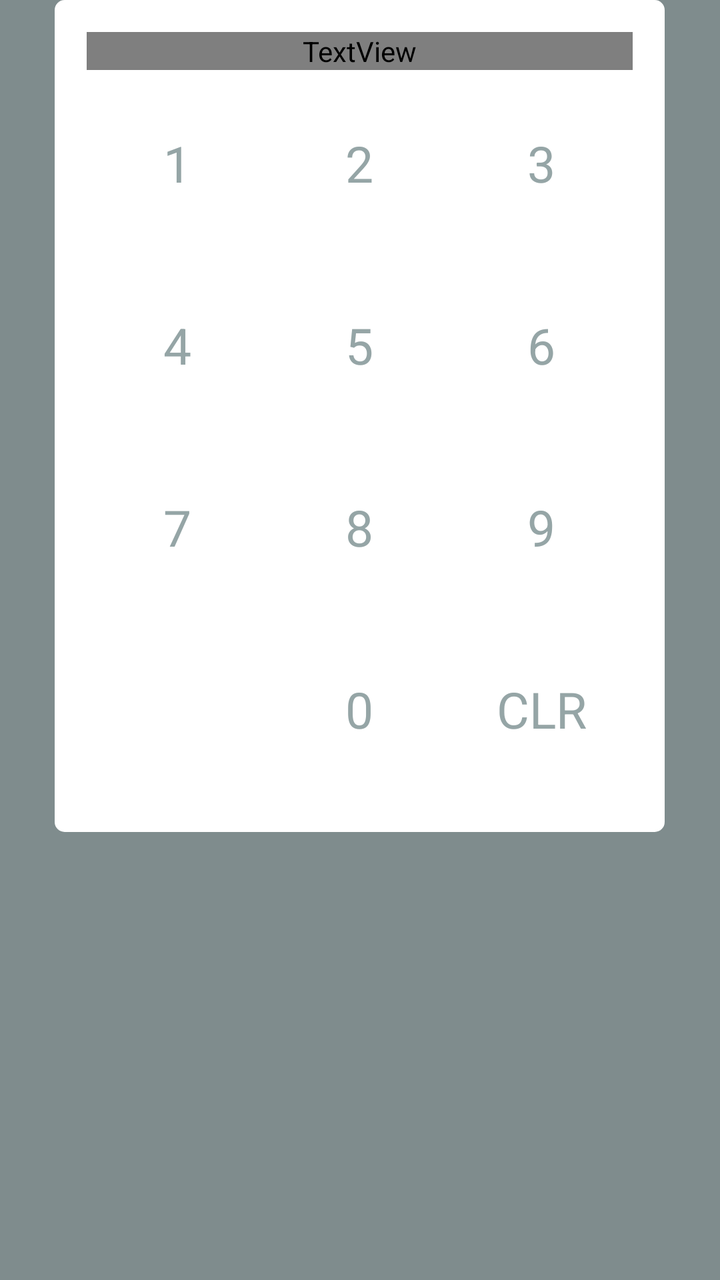
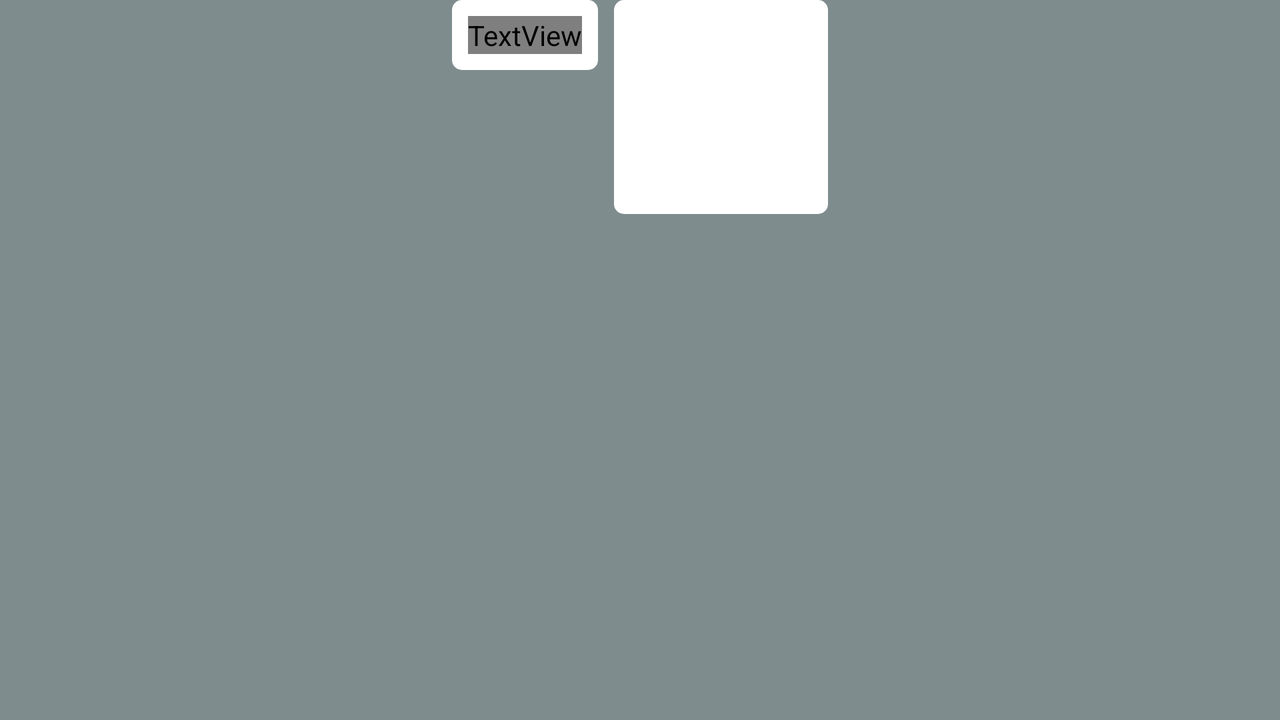

The same Android screen from two of the app's own layout files: first res/layout/ as a phone draws it, then the author's variant for another configuration, drawn on a device whose configuration selects that folder. Both files follow.
<!-- AndroidManifest.xml: application theme AppTheme -->
<!-- res/layout/passcode_layout.xml -->
<?xml version="1.0" encoding="utf-8"?>
<RelativeLayout xmlns:android="http://schemas.android.com/apk/res/android"
                xmlns:tools="http://schemas.android.com/tools"
                android:layout_width="match_parent"
                android:layout_height="match_parent">

    <LinearLayout
        android:layout_width="wrap_content"
        android:layout_height="wrap_content"
        android:padding="@dimen/full_spacer"
        android:background="@drawable/round_background"
        android:orientation="vertical"
        android:layout_centerHorizontal="true">

        <TextView
            android:id="@+id/user_input"
            tools:hint="1234"
            android:hint="@string/enter_passcode_instructions"
            android:layout_width="match_parent"
            android:layout_height="wrap_content"
            android:textColor="@color/brand"
            android:textSize="30sp"/>

        <View
            android:background="@color/brand"
            android:layout_width="match_parent"
            android:layout_height="1dp"/>

        <LinearLayout
            android:layout_width="wrap_content"
            android:layout_height="wrap_content"
            android:layout_gravity="center">

            <TextView
                android:id="@+id/one"
                android:layout_width="75dp"
                android:layout_height="75dp"
                android:background="@drawable/passcode_circle"
                android:text="1"
                android:textSize="25sp"
                android:layout_margin="@dimen/half_spacer"
                android:textAlignment="center"
                android:gravity="center"
                android:textColor="@color/primary"/>

            <TextView
                android:id="@+id/two"
                android:layout_width="75dp"
                android:layout_height="75dp"
                android:background="@drawable/passcode_circle"
                android:layout_margin="@dimen/half_spacer"
                android:text="2"
                android:textSize="25sp"
                android:textAlignment="center"
                android:gravity="center"
                android:textColor="@color/primary"/>
            <TextView
                android:id="@+id/three"
                android:layout_width="75dp"
                android:layout_height="75dp"
                android:background="@drawable/passcode_circle"
                android:layout_margin="@dimen/half_spacer"
                android:text="3"
                android:textSize="25sp"
                android:textAlignment="center"
                android:gravity="center"
                android:textColor="@color/primary"/>
        </LinearLayout>

        <LinearLayout
            android:layout_width="wrap_content"
            android:layout_height="wrap_content"
            android:layout_gravity="center">

            <TextView
                android:id="@+id/four"
                android:layout_width="75dp"
                android:layout_height="75dp"
                android:background="@drawable/passcode_circle"
                android:text="4"
                android:textSize="25sp"
                android:layout_margin="@dimen/half_spacer"
                android:textAlignment="center"
                android:gravity="center"
                android:textColor="@color/primary"/>

            <TextView
                android:id="@+id/five"
                android:layout_width="75dp"
                android:layout_height="75dp"
                android:background="@drawable/passcode_circle"
                android:layout_margin="@dimen/half_spacer"
                android:text="5"
                android:textSize="25sp"
                android:textAlignment="center"
                android:gravity="center"
                android:textColor="@color/primary"/>

            <TextView
                android:id="@+id/six"
                android:layout_width="75dp"
                android:layout_height="75dp"
                android:background="@drawable/passcode_circle"
                android:layout_margin="@dimen/half_spacer"
                android:text="6"
                android:textSize="25sp"
                android:textAlignment="center"
                android:gravity="center"
                android:textColor="@color/primary"/>
        </LinearLayout>

        <LinearLayout
            android:layout_width="wrap_content"
            android:layout_height="wrap_content"
            android:layout_gravity="center">

            <TextView
                android:id="@+id/seven"
                android:layout_width="75dp"
                android:layout_height="75dp"
                android:background="@drawable/passcode_circle"
                android:text="7"
                android:textSize="25sp"
                android:layout_margin="@dimen/half_spacer"
                android:textAlignment="center"
                android:gravity="center"
                android:textColor="@color/primary"/>

            <TextView
                android:id="@+id/eight"
                android:layout_width="75dp"
                android:layout_height="75dp"
                android:background="@drawable/passcode_circle"
                android:layout_margin="@dimen/half_spacer"
                android:text="8"
                android:textSize="25sp"
                android:textAlignment="center"
                android:gravity="center"
                android:textColor="@color/primary"/>
            <TextView
                android:id="@+id/nine"
                android:layout_width="75dp"
                android:layout_height="75dp"
                android:background="@drawable/passcode_circle"
                android:layout_margin="@dimen/half_spacer"
                android:text="9"
                android:textSize="25sp"
                android:textAlignment="center"
                android:gravity="center"
                android:textColor="@color/primary"/>
        </LinearLayout>

        <LinearLayout
            android:layout_width="wrap_content"
            android:layout_height="wrap_content"
            android:layout_gravity="center">

            <View
                android:layout_width="75dp"
                android:layout_height="75dp"
                android:layout_margin="@dimen/half_spacer"/>

            <TextView
                android:id="@+id/zero"
                android:layout_width="75dp"
                android:layout_height="75dp"
                android:background="@drawable/passcode_circle"
                android:layout_margin="@dimen/half_spacer"
                android:text="0"
                android:textSize="25sp"
                android:textAlignment="center"
                android:gravity="center"
                android:textColor="@color/primary"/>

            <TextView
                android:id="@+id/clear"
                android:layout_width="75dp"
                android:layout_height="75dp"
                android:background="@drawable/passcode_circle"
                android:layout_margin="@dimen/half_spacer"
                android:text="CLR"
                android:textSize="25sp"
                android:textAlignment="center"
                android:gravity="center"
                android:textColor="@color/primary"/>


        </LinearLayout>

    </LinearLayout>

</RelativeLayout>
<!-- resources referenced by this layout -->
<resources>
  <color name="primary">@color/concrete</color>
  <dimen name="full_spacer">16dp</dimen>
  <dimen name="half_spacer">8dp</dimen>
  <!-- drawable round_background (drawable) -->
  <?xml version="1.0" encoding="utf-8"?>
  <shape xmlns:android="http://schemas.android.com/apk/res/android"
      android:shape="rectangle">
  
      
      <solid android:color="@android:color/white" />
  
      
      <corners android:radius="5dp"
               android:bottomLeftRadius="5dp"
               android:bottomRightRadius="5dp"
               android:topRightRadius="5dp"
               android:topLeftRadius="5dp" />
  
  </shape>
  <string name="enter_passcode_instructions">Enter Pin</string>
  <!-- from res/values-v21/ -->
  <style name="AppTheme" parent="AppBaseTheme">
          
          
          <item name="android:colorPrimary">@color/primary</item>
          
          <item name="android:colorPrimaryDark">@color/primary_dark</item>
          
          <item name="android:colorAccent">@color/accent</item>
          <item name="android:elevation">0dp</item>
      </style>
  <color name="concrete">#95a5a6</color>
  <style name="AppBaseTheme" parent="Theme.AppCompat.Light.DarkActionBar">
          
  
          <item name="android:windowActionBar">false</item>
          <item name="windowActionBar">false</item>
  
          <item name="android:windowActionModeOverlay">true</item>
          <item name="windowActionModeOverlay">true</item>
  
          <item name="colorPrimary">@color/primary</item>
          <item name="colorPrimaryDark">@color/primary_dark</item>
          <item name="colorAccent">@color/accent</item>
  
  
          <item name="android:windowBackground">@color/primary_dark</item>
          <item name="android:colorBackground">@color/primary_dark</item>
      </style>
  <color name="primary_dark">@color/asbestos</color>
  <color name="accent">@color/wet_asphalt</color>
  <color name="asbestos">#7f8c8d</color>
  <color name="wet_asphalt">#34495e</color>
</resources>
<!-- res/layout-land/passcode_layout.xml (the author's variant of the layout above) -->
<!-- drawn on the phone turned sideways -->
<?xml version="1.0" encoding="utf-8"?>
<RelativeLayout xmlns:android="http://schemas.android.com/apk/res/android"
                xmlns:tools="http://schemas.android.com/tools"
                android:layout_width="match_parent"
                android:layout_height="match_parent">

    <LinearLayout
        android:layout_width="wrap_content"
        android:layout_height="wrap_content"
        android:layout_centerHorizontal="true">

        <LinearLayout
            android:layout_width="wrap_content"
            android:layout_height="wrap_content"
            android:padding="@dimen/half_spacer"
            android:background="@drawable/round_background"
            android:orientation="vertical"
            android:layout_centerHorizontal="true"
            android:layout_marginRight="@dimen/half_spacer"
            android:layout_toLeftOf="@+id/passcode_entry">

            <TextView
                android:id="@+id/user_input"
                tools:hint="1234"
                android:hint="@string/enter_passcode_instructions"
                android:layout_width="match_parent"
                android:layout_height="wrap_content"
                android:textColor="@color/brand"
                android:textSize="30sp"/>

        </LinearLayout>

        <LinearLayout
            android:id="@+id/passcode_entry"
            android:layout_width="wrap_content"
            android:layout_height="wrap_content"
            android:padding="@dimen/half_spacer"
            android:background="@drawable/round_background"
            android:orientation="vertical"
            android:layout_centerHorizontal="true">

            <LinearLayout
                android:layout_width="wrap_content"
                android:layout_height="wrap_content"
                android:layout_gravity="center">

                <TextView
                    android:id="@+id/one"
                    style="@style/PasscodeStyle"
                    android:text="1"/>

                <TextView
                    android:id="@+id/two"
                    style="@style/PasscodeStyle"
                    android:text="2"/>
                <TextView
                    android:id="@+id/three"
                    style="@style/PasscodeStyle"
                    android:text="3"/>
            </LinearLayout>

            <LinearLayout
                android:layout_width="wrap_content"
                android:layout_height="wrap_content"
                android:layout_gravity="center">

                <TextView
                    android:id="@+id/four"
                    style="@style/PasscodeStyle"
                    android:text="4"/>

                <TextView
                    android:id="@+id/five"
                    style="@style/PasscodeStyle"
                    android:text="5"/>

                <TextView
                    android:id="@+id/six"
                    style="@style/PasscodeStyle"
                    android:text="6"/>
            </LinearLayout>

            <LinearLayout
                android:layout_width="wrap_content"
                android:layout_height="wrap_content"
                android:layout_gravity="center">

                <TextView
                    android:id="@+id/seven"
                    style="@style/PasscodeStyle"
                    android:text="7"/>

                <TextView
                    android:id="@+id/eight"
                    style="@style/PasscodeStyle"
                    android:text="8"/>
                <TextView
                    android:id="@+id/nine"
                    style="@style/PasscodeStyle"
                    android:text="9"/>
            </LinearLayout>

            <LinearLayout
                android:layout_width="wrap_content"
                android:layout_height="wrap_content"
                android:layout_gravity="center">

                <View
                    android:layout_width="75dp"
                    android:layout_height="75dp"
                    android:layout_margin="@dimen/half_spacer"/>

                <TextView
                    android:id="@+id/zero"
                    style="@style/PasscodeStyle"
                    android:text="0"/>

                <TextView
                    android:id="@+id/clear"
                    style="@style/PasscodeStyle"
                    android:text="CLR"/>

            </LinearLayout>

        </LinearLayout>
    </LinearLayout>
</RelativeLayout>
<!-- resources referenced by the variant -->
<!-- as the phone turned sideways resolves them -->
<resources>
  <dimen name="half_spacer">8dp</dimen>
  <!-- drawable round_background (drawable) -->
  <?xml version="1.0" encoding="utf-8"?>
  <shape xmlns:android="http://schemas.android.com/apk/res/android"
      android:shape="rectangle">
  
      
      <solid android:color="@android:color/white" />
  
      
      <corners android:radius="5dp"
               android:bottomLeftRadius="5dp"
               android:bottomRightRadius="5dp"
               android:topRightRadius="5dp"
               android:topLeftRadius="5dp" />
  
  </shape>
  <string name="enter_passcode_instructions">Enter Pin</string>
  <!-- from res/values-v21/ -->
  <style name="AppTheme" parent="AppBaseTheme">
          
          
          <item name="android:colorPrimary">@color/primary</item>
          
          <item name="android:colorPrimaryDark">@color/primary_dark</item>
          
          <item name="android:colorAccent">@color/accent</item>
          <item name="android:elevation">0dp</item>
      </style>
  <style name="AppBaseTheme" parent="Theme.AppCompat.Light.DarkActionBar">
          
  
          <item name="android:windowActionBar">false</item>
          <item name="windowActionBar">false</item>
  
          <item name="android:windowActionModeOverlay">true</item>
          <item name="windowActionModeOverlay">true</item>
  
          <item name="colorPrimary">@color/primary</item>
          <item name="colorPrimaryDark">@color/primary_dark</item>
          <item name="colorAccent">@color/accent</item>
  
  
          <item name="android:windowBackground">@color/primary_dark</item>
          <item name="android:colorBackground">@color/primary_dark</item>
      </style>
  <color name="primary">@color/concrete</color>
  <color name="primary_dark">@color/asbestos</color>
  <color name="accent">@color/wet_asphalt</color>
  <color name="concrete">#95a5a6</color>
  <color name="asbestos">#7f8c8d</color>
  <color name="wet_asphalt">#34495e</color>
</resources>
